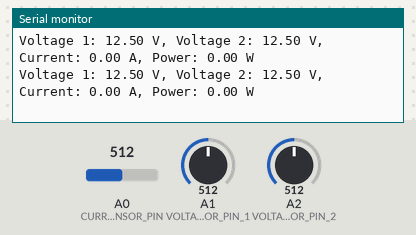
Bench run of a sketch on a simulated Arduino Uno, built with avr-gcc and run on an emulated ATmega328P. Parts: the last lines printed to the serial monitor. Inputs (shaded band) come from the test bench; at power-on: A1 (VOLTAGE_SENSOR_PIN_1) = 512, A0 (CURRENT_SENSOR_PIN) = 512, A2 (VOLTAGE_SENSOR_PIN_2) = 512.

Above: at 2.7 s.
2.8 s: A1 (VOLTAGE_SENSOR_PIN_1) set to 428
At 3.2 s:
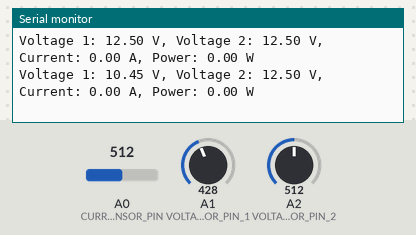
4.3 s: A1 (VOLTAGE_SENSOR_PIN_1) set to 392
At 4.57 s:
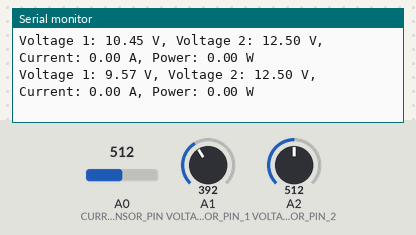
7.3 s: A0 (CURRENT_SENSOR_PIN) set to 597
At 7.31 s:
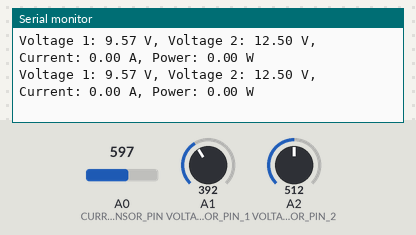
8.8 s: A0 (CURRENT_SENSOR_PIN) set to 575
At 9.03 s:
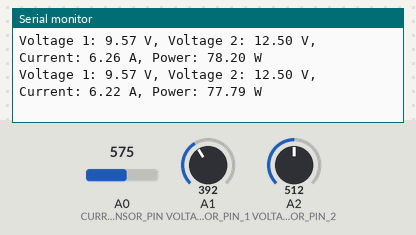
Timing chart, 0 to 11.3 s (numbered marks = the images above; inputs shaded):
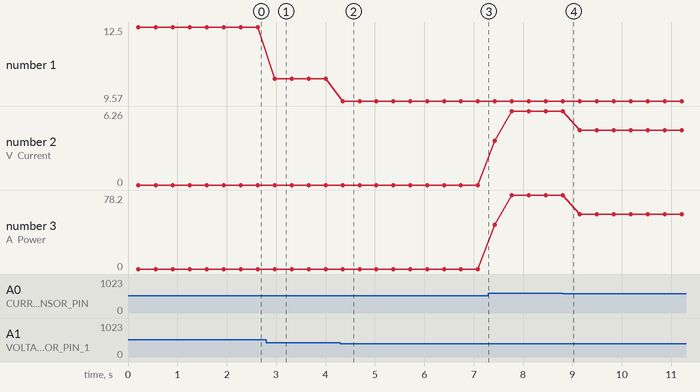

The sketch:

ArduinoUno_Code.ino
```cpp
#include <SoftwareSerial.h>

// Pin definitions
#define CURRENT_SENSOR_PIN A0  // Pin untuk ACS712 (sensor arus)
#define VOLTAGE_SENSOR_PIN_1 A1  // Pin untuk sensor tegangan 1
#define VOLTAGE_SENSOR_PIN_2 A2  // Pin untuk sensor tegangan 2

// Deklarasi SoftwareSerial untuk komunikasi dengan ESP32 (RX, TX)
SoftwareSerial KomunikasiESP(2, 3);

// Floats untuk sensor tegangan 1
float adc_voltage_1 = 0.0;
float in_voltage_1 = 0.0;

// Floats untuk sensor tegangan 2
float adc_voltage_2 = 0.0;
float in_voltage_2 = 0.0;

// Nilai resistor pada voltage divider (dalam ohm)
float R1 = 30000.0;  // 30k ohm
float R2 = 7500.0;   // 7.5k ohm

// Tegangan referensi Arduino (5V)
float ref_voltage = 5.0;

// Integer untuk nilai ADC
int adc_value_1 = 0;
int adc_value_2 = 0;

// Konstanta untuk ACS712 30A
const float offsetVoltage = 2.505; // Nilai offset dari kalibrasi
const float sensitivity = 0.066; // Sensitivitas ACS712 30A (66 mV/A)
const int sampleCount = 100; // Jumlah sampel untuk rata-rata

void setup() {
  // Inisialisasi Serial Monitor
  Serial.begin(9600);
  // Inisialisasi komunikasi dengan ESP32
  KomunikasiESP.begin(9600);

  Serial.println("DC Power Measurement");
  Serial.println("-------------------");
}

void loop() {
  // 1. Ukur arus menggunakan ACS712 30A
  long sum = 0;
  for (int i = 0; i < sampleCount; i++) {
    sum += analogRead(CURRENT_SENSOR_PIN);
    delay(2); // Jeda kecil antar pembacaan
  }
  float averageAnalog = sum / (float)sampleCount;

  // Konversi ke tegangan
  float voltage = (averageAnalog * 5.0) / 1023.0; // VCC = 5V
  // Hitung arus (A)
  float average_current = (voltage - offsetVoltage) / sensitivity;
  // Pastikan arus tidak negatif
  average_current = max(0, average_current);

  // 2. Ukur tegangan 1 menggunakan sensor tegangan 1
  adc_value_1 = analogRead(VOLTAGE_SENSOR_PIN_1);
  adc_voltage_1 = (adc_value_1 * ref_voltage) / 1024.0;
  in_voltage_1 = adc_voltage_1 / (R2 / (R1 + R2));

  // 3. Ukur tegangan 2 menggunakan sensor tegangan 2
  adc_value_2 = analogRead(VOLTAGE_SENSOR_PIN_2);
  adc_voltage_2 = (adc_value_2 * ref_voltage) / 1024.0;
  in_voltage_2 = adc_voltage_2 / (R2 / (R1 + R2));

  // 4. Hitung daya (P = V2 × I)
  float power = in_voltage_2 * average_current;

  // 5. Tampilkan hasil di Serial Monitor
  Serial.print("Voltage 1: ");
  Serial.print(in_voltage_1, 2);
  Serial.print(" V, Voltage 2: ");
  Serial.print(in_voltage_2, 2);
  Serial.print(" V, Current: ");
  Serial.print(average_current, 2);
  Serial.print(" A, Power: ");
  Serial.print(power, 2);
  Serial.println(" W");

  // 6. Kirim data ke ESP32 (format: V1,V2,Daya,Arus DC)
  KomunikasiESP.print(in_voltage_1, 2);
  KomunikasiESP.print(",");
  KomunikasiESP.print(in_voltage_2, 2);
  KomunikasiESP.print(",");
  KomunikasiESP.print(power, 2);
  KomunikasiESP.print(",");
  KomunikasiESP.println(average_current, 2);

  // Delay singkat
  delay(100);
}
```

Measured:
- after the input at 2.8 s, the serial monitor: prints a new line after 0.17 s (image 1)
- after the input at 4.3 s, the serial monitor: prints a new line after 0.05 s (image 2)
- after the input at 8.8 s, the serial monitor: prints a new line at once (image 4)
- plotted number 1: 12.5 → 10.45 after the input at 2.8 s, 10.45 → 9.57 after the input at 4.3 s
- plotted number 2: 0 → 6.26 after the input at 7.3 s, 6.26 → 4.63 after the input at 8.8 s
- plotted number 3: 0 → 78.2 after the input at 7.3 s, 78.2 → 57.83 after the input at 8.8 s
